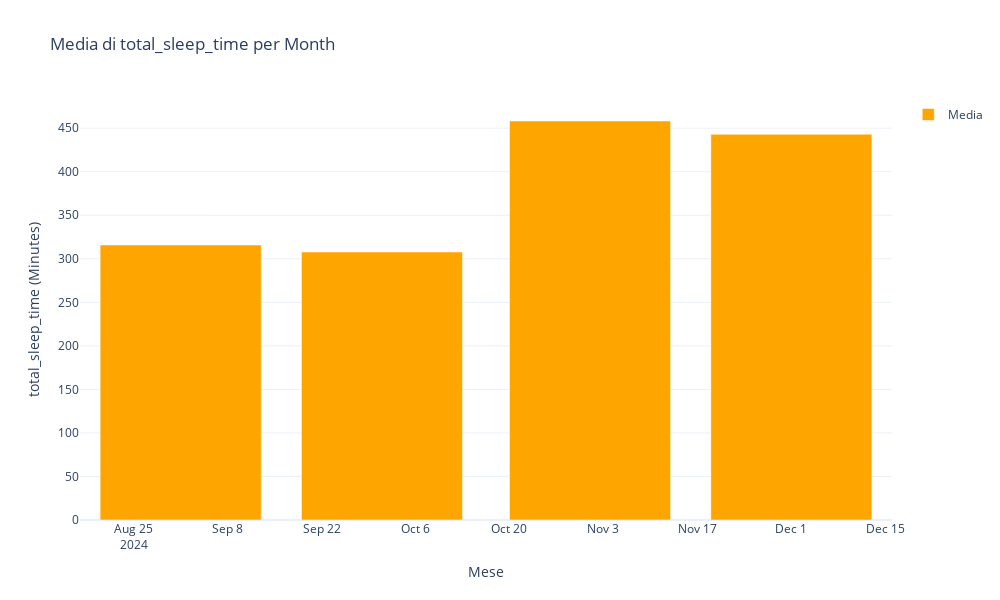

Notebook source saved alongside this figure:
### Code cell
agg.plot_AggregatedData('total_sleep_time', '2023-01-01', end_time, save_png=save)

### Figure 1 — Plotly figure (JSON) as saved in the notebook; plotly's stock layout.template omitted (floating-point values rounded to 4 significant figures)
{"data": [{"marker": {"color": "orange"}, "name": "Media", "type": "bar", "x": ["2024-09", "2024-10", "2024-11", "2024-12"], "y": [315.9, 307.8, 458.2, 443.0]}], "layout": {"height": 600, "showlegend": true, "title": {"text": "Media di total_sleep_time per Month"}, "width": 1000, "xaxis": {"title": {"text": "Mese"}}, "yaxis": {"title": {"text": "total_sleep_time (Minutes)"}}}}
